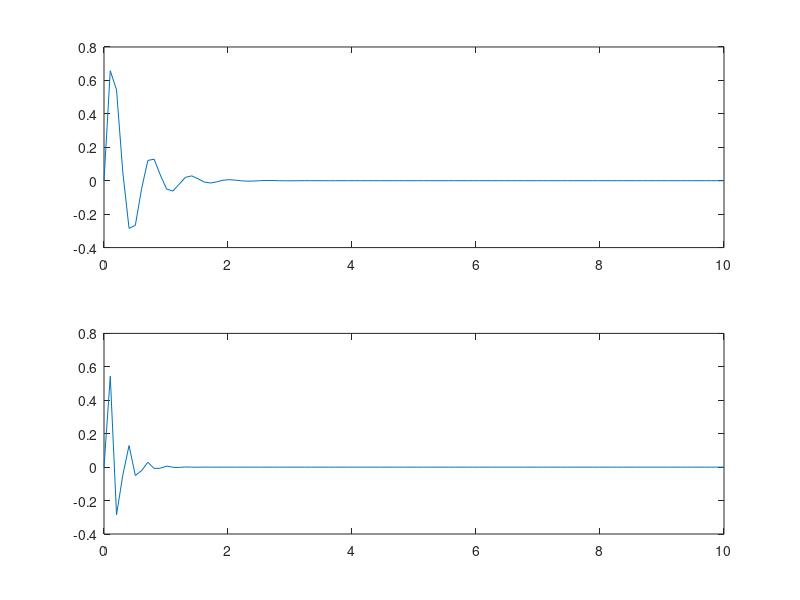

MATLAB code to generate this figure:
clear;

subplot(2,1,1);
x=linspace(0,10);
y1=exp((-2.5).*x).*sin(10.*x);
plot(x,y1);

subplot(2,1,2);
x=linspace(0,10);
y2=exp((-5).*x).*sin(20.*x);
plot(x,y2);